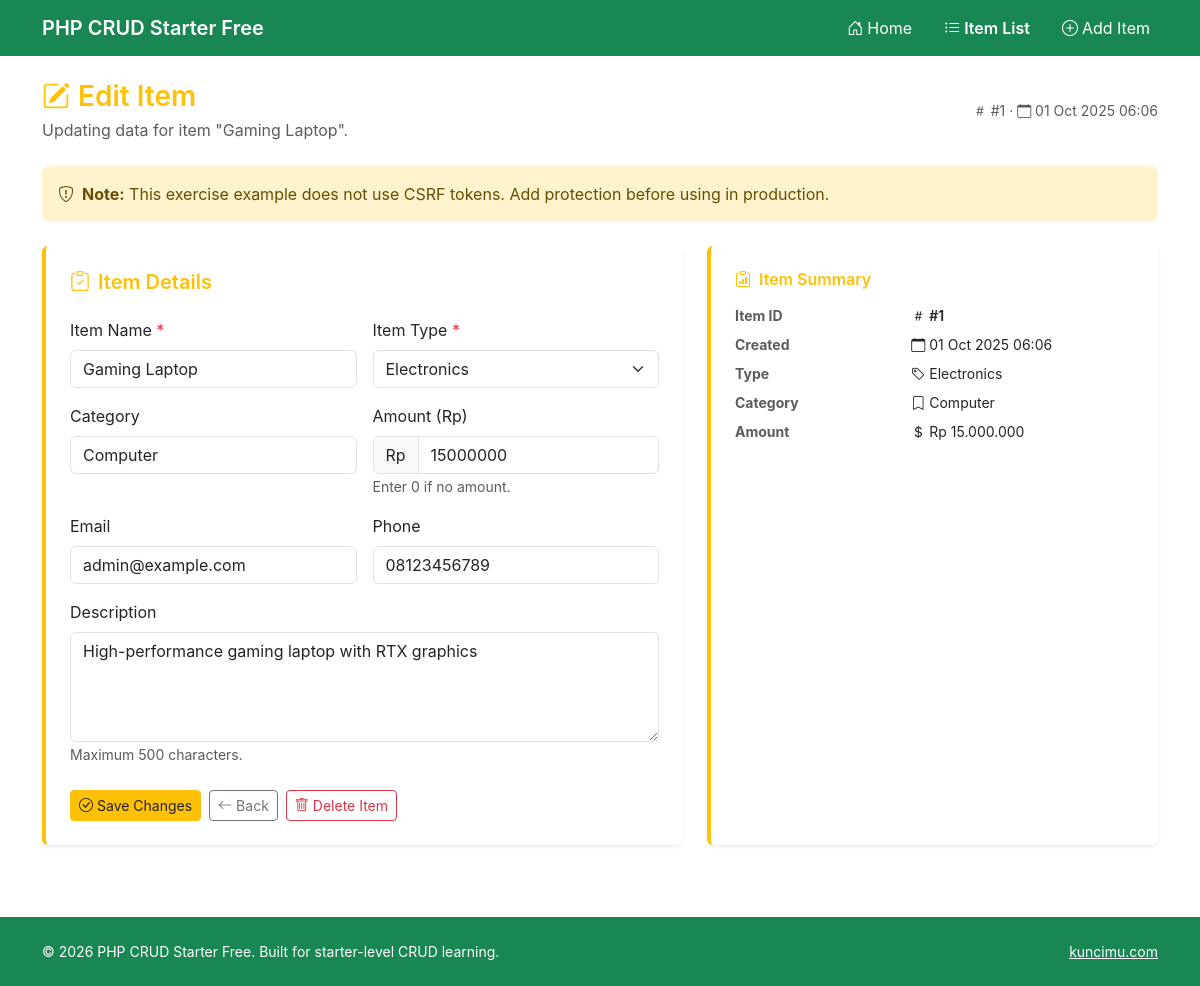
The app's page /?route=item/edit&id=1 with its own data.
### tables this page shows
CREATE TABLE items (
        id INTEGER PRIMARY KEY AUTOINCREMENT,
        name TEXT NOT NULL,
        type TEXT NOT NULL,
        description TEXT,
        category TEXT,
        amount INTEGER DEFAULT 0,
        email TEXT,
        phone TEXT,
        date_created DATETIME DEFAULT CURRENT_TIMESTAMP
    );

### app/_helper.php (called while the page is built, shortened)
<?php
function resolveViewPath(string $route): string
{
    $route = str_replace(['..', '\\'], '', $route);
    $path = base_path('app/' . $route . '.php');
    return $path;
}
function renderView(string $route, array $data = []): void
{
    $viewPath = resolveViewPath($route);
    extract($data, EXTR_SKIP);
    include $viewPath;
}
function escape(?string $text): string
{
    return htmlspecialchars($text ?? '', ENT_QUOTES, 'UTF-8');
}
function detectBaseUrl(): string
{
    static $detected = null;
    if ($detected !== null) {
        return $detected;
    }
    $configured = trim((string) config('base_url', ''));
    if ($configured !== '' && $configured !== '/' && $configured !== '.') {
        $detected = '/' . ltrim($configured, '/');
    } else {
        $scriptDir = str_replace('\\', '/', dirname($_SERVER['SCRIPT_NAME'] ?? ''));
        $scriptDir = trim($scriptDir);
        if ($scriptDir === '' || $scriptDir === '/' || $scriptDir === '.') {
            $detected = '';
        } else {
            $detected = '/' . ltrim($scriptDir, '/');
        }
    }
    $detected = rtrim($detected, '/');
    return $detected;
}
function splitPathAndQuery(string $path): array
{
    if ($path[0] === '?') {
        return ['', substr($path, 1) ?: ''];
    }
    $parts = explode('?', $path, 2);
    return [$parts[0], $parts[1] ?? ''];
}
function base_url(string $path = ''): string
{
    $base = detectBaseUrl();
    $path = $path ?? '';
    [$rawPath, $query] = splitPathAndQuery($path);
    $normalizedPath = trim($rawPath, '/');
    $hasPath = $normalizedPath !== '';
    if ($base === '') {
        $url = $hasPath ? '/' . $normalizedPath : '/';
    } else {
        $url = $hasPath ? $base . '/' . $normalizedPath : $base . '/';
    }
    if ($query !== '') {
        $url .= '?' . $query;
    }
    return $url;
}

### public/index.php (called while the page is built, shortened)
<?php
require_once __DIR__ . '/../app/_helper.php';
$route = sanitizeRouteParam($_GET['route'] ?? 'site/index');
renderView($route);

### app/model_item.php (called while the page is built, shortened)
<?php
function getTypeOptions(): array
{
    $db = getDB();
    $result = $db->query('SELECT DISTINCT type FROM items WHERE type <> "" ORDER BY type COLLATE NOCASE');
    $options = [];
    while ($row = $result->fetchArray(SQLITE3_ASSOC)) {
        $options[] = (string) $row['type'];
    }
    return $options;
}
function getDefaultTypeOptions(): array
{
    return ['Electronics', 'Accessories', 'Beverage', 'Other'];
}
function prepareTypeOptions(string $selectedType = ''): array
{
    $options = array_merge(getTypeOptions(), getDefaultTypeOptions());
    $selectedType = trim($selectedType);
    if ($selectedType !== '') {
        $options[] = $selectedType;
    }
    $options = array_map(static function ($option): string {
        return trim((string) $option);
    }, $options);
    $options = array_filter($options, static function ($option): bool {
        return $option !== '';
    });
    $seen = [];
    $normalized = [];
    foreach ($options as $option) {
        $lower = function_exists('mb_strtolower')
            ? mb_strtolower($option, 'UTF-8')
            : strtolower($option);
        if (isset($seen[$lower])) {
            continue;
        }
        $seen[$lower] = true;
        $normalized[] = $option;
    }
    natcasesort($normalized);
    return array_values($normalized);
}
function getItemById(int $id): ?array
{
    $db = getDB();
    $stmt = $db->prepare('SELECT * FROM items WHERE id = :id');
    $stmt->bindValue(':id', $id, SQLITE3_INTEGER);
    $result = $stmt->execute();
    $item = $result->fetchArray(SQLITE3_ASSOC) ?: null;
    return $item;
}
function formatRupiah(int $amount): string
{
    return 'Rp ' . number_format($amount, 0, ',', '.');
}

### app/item/edit.php (the view, shortened to what this page needs)
<?php
require_once __DIR__ . '/../_helper.php';
require_once base_path('app/model_item.php');
require_once base_path('app/_layout.php');
$id = (int)($_GET['id'] ?? 0);
$item = getItemById($id);
$formData = [
    'name'  => $item['name'] ?? '',
    'type' => $item['type'] ?? '',
    'description'  => $item['description'] ?? '',
    'category'   => $item['category'] ?? '',
    'amount'    => (string)($item['amount'] ?? ''),
    'email'      => $item['email'] ?? '',
    'phone'    => $item['phone'] ?? '',
];
$typeOptions = prepareTypeOptions($formData['type'] ?? '');
?>
<section class="mb-4">
    <div class="d-flex flex-column flex-md-row justify-content-between align-items-md-center gap-3">
        <div>
            <h1 class="h3 fw-semibold mb-1 text-warning"><i class="bi bi-pencil-square me-2"></i>Edit Item</h1>
            <p class="text-muted mb-0">Updating data for item "<?= escape($item['name']) ?>".</p>
        </div>
        <div class="text-muted small">
            <i class="bi bi-hash"></i> #<?= (int)$item['id'] ?> · <i class="bi bi-calendar"></i> <?= date('d M Y H:i', strtotime($item['date_created'])) ?>
        </div>
    </div>
</section>
<section class="mb-4">
    <div class="alert alert-warning mb-0">
        <i class="bi bi-shield-exclamation me-2"></i><strong>Note:</strong> This exercise example does not use CSRF tokens. Add protection before using in production.
    </div>
</section>
<section class="row g-4 mb-5">
    <div class="col-lg-7">
        <div class="card border-0 shadow-sm h-100 border-accent-warning">
            <div class="card-body p-4">
                <h2 class="h5 fw-semibold mb-4 text-warning"><i class="bi bi-clipboard-check me-2"></i>Item Details</h2>
                <form method="POST" action="<?= htmlspecialchars(base_url('?route=item/edit&id=' . $id), ENT_QUOTES, 'UTF-8'); ?>" novalidate>
                    <?php include __DIR__ . '/_form.php'; ?>
                    <div class="d-flex flex-wrap gap-2 mt-4">
                        <button type="submit" class="btn btn-warning btn-sm text-dark">
                            <i class="bi bi-check-circle me-1"></i>Save Changes
                        </button>
                        <a href="<?= htmlspecialchars(base_url('?route=item/index'), ENT_QUOTES, 'UTF-8'); ?>" class="btn btn-outline-secondary btn-sm">
                            <i class="bi bi-arrow-left me-1"></i>Back
                        </a>
                        <a href="<?= htmlspecialchars(base_url('?route=item/delete&id=' . (int)$item['id']), ENT_QUOTES, 'UTF-8'); ?>" class="btn btn-outline-danger btn-sm">
                            <i class="bi bi-trash me-1"></i>Delete Item
                        </a>
                    </div>
                </form>
            </div>
        </div>
    </div>
    <div class="col-lg-5">
        <div class="card border-0 shadow-sm h-100 border-accent-warning">
            <div class="card-body p-4">
                <h3 class="h6 fw-semibold mb-3 text-warning"><i class="bi bi-clipboard-data me-2"></i>Item Summary</h3>
                <dl class="row mb-0 text-muted small">
                    <dt class="col-5">Item ID</dt>
                    <dd class="col-7 fw-semibold text-dark"><i class="bi bi-hash me-1"></i>#<?= (int)$item['id'] ?></dd>
                    <dt class="col-5">Created</dt>
                    <dd class="col-7 text-dark"><i class="bi bi-calendar me-1"></i><?= date('d M Y H:i', strtotime($item['date_created'])) ?></dd>
                    <dt class="col-5">Type</dt>
                    <dd class="col-7 text-dark"><i class="bi bi-tag me-1"></i><?= escape($item['type']) ?></dd>
                    <dt class="col-5">Category</dt>
                    <dd class="col-7 text-dark">
                        <?php if ($item['category'] !== ''): ?>
                            <i class="bi bi-bookmark me-1"></i><?= escape($item['category']) ?>
                        <?php else: ?>
                            <span class="text-muted">-</span>
                        <?php endif; ?>
                    </dd>
                    <dt class="col-5">Amount</dt>
                    <dd class="col-7 text-dark">
                        <?php if ((int)$item['amount'] > 0): ?>
                            <i class="bi bi-currency-dollar me-1"></i><?= escape(formatRupiah($item['amount'])) ?>
                        <?php else: ?>
                            <span class="text-muted">-</span>
                        <?php endif; ?>
                    </dd>
                </dl>
            </div>
        </div>
    </div>
</section>

### app/item/_form.php (shortened to what this page needs)
<div class="row g-3">
    <div class="col-md-6">
        <label for="name" class="form-label">Item Name <span class="text-danger">*</span></label>
        <input type="text" class="form-control" id="name" name="name" value="<?= escape($formData['name'] ?? '') ?>" placeholder="e.g. Gaming Laptop" required>
    </div>
    <div class="col-md-6">
        <label for="type" class="form-label">Item Type <span class="text-danger">*</span></label>
        <select class="form-select" id="type" name="type" required>
            <?php foreach ($typeOptions as $option): ?>
                <option value="<?= escape($option) ?>" <?= ($formData['type'] ?? '') === $option ? 'selected' : '' ?>><?= escape($option) ?></option>
            <?php endforeach; ?>
        </select>
    </div>
    <div class="col-md-6">
        <label for="category" class="form-label">Category</label>
        <input type="text" class="form-control" id="category" name="category" value="<?= escape($formData['category'] ?? '') ?>" placeholder="Category (optional)">
    </div>
    <div class="col-md-6">
        <label for="amount" class="form-label">Amount (Rp)</label>
        <div class="input-group">
            <span class="input-group-text">Rp</span>
            <input type="number" class="form-control" id="amount" name="amount" value="<?= escape($formData['amount'] ?? '') ?>" min="0" placeholder="0">
        </div>
        <small class="text-muted">Enter 0 if no amount.</small>
    </div>
    <div class="col-md-6">
        <label for="email" class="form-label">Email</label>
        <input type="email" class="form-control" id="email" name="email" value="<?= escape($formData['email'] ?? '') ?>" placeholder="name@domain.com">
    </div>
    <div class="col-md-6">
        <label for="phone" class="form-label">Phone</label>
        <input type="tel" class="form-control" id="phone" name="phone" value="<?= escape($formData['phone'] ?? '') ?>" placeholder="08123456789">
    </div>
    <div class="col-12">
        <label for="description" class="form-label">Description</label>
        <textarea class="form-control" id="description" name="description" rows="4" placeholder="Write detailed description (optional)"><?= escape($formData['description'] ?? '') ?></textarea>
        <small class="text-muted">Maximum 500 characters.</small>
    </div>
</div>

### public/assets/css/style.css (style rules this page uses)
:root { --primary-gradient: linear-gradient(135deg, #667eea 0%, #764ba2 100%); --success-gradient: linear-gradient(135deg, #28a745 0%, #20c997 100%); --warning-gradient: linear-gradient(135deg, #ffc107 0%, #fd7e14 100%); --danger-gradient: linear-gradient(135deg, #dc3545 0%, #c82333 100%); }
body { font-family: -apple-system, BlinkMacSystemFont, 'Segoe UI', Roboto, 'Helvetica Neue', Arial, sans-serif; -webkit-font-smoothing: antialiased; -moz-osx-font-smoothing: grayscale; }
.card { transition: box-shadow 0.3s ease, transform 0.2s ease; }
.border-accent-warning { border-left: 4px solid var(--bs-warning) !important; }
.btn { transition: all 0.3s ease; }
.alert { border: none; border-radius: 0.5rem; }
* { transition: color 0.15s ease-in-out, background-color 0.15s ease-in-out, border-color 0.15s ease-in-out, box-shadow 0.15s ease-in-out; }

### records on screen
items: name "Gaming Laptop", id "1", date_created "01 Oct 2025 06:06", category "Computer", amount "15000000", email "admin@example.com", phone "08123456789", description "High-performance gaming laptop with RTX graphics", type "Electronics", amount "Rp 15.000.000"

### other values on screen
$appName "PHP CRUD Starter Free"
$item['label'] "Home"
$item['label'] "Item List"
$item['label'] "Add Item"
config('app_name', 'CRUD Simple') "PHP CRUD Starter Free"
form field type "Electronics"
